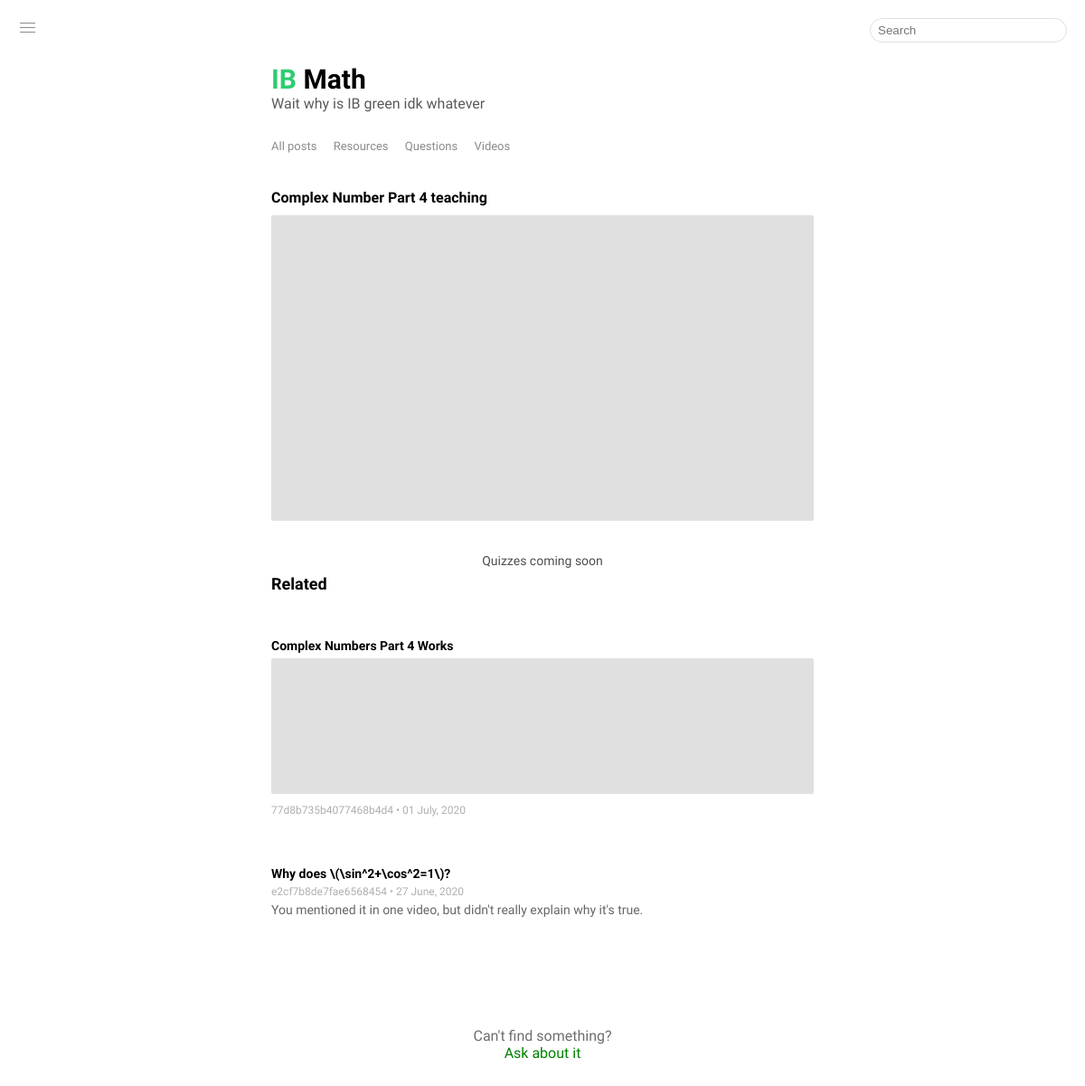
The app's page /page?id=11 with its own data.
### tables this page shows
CREATE TABLE posts (id INTEGER PRIMARY KEY, type text, title text, url text, user_content text, user_update text, admin_content text, admin_update text, location text, parent_post_id text, poster text);

### main.py (the view)
@app.route('/page')
def page():
  if request.args.get('query'):
    return render_template('index.html', location = 'All', posts = search(request))
  item = select_query("id='" + request.args['id'] + "'")[0]
  if item[1] == 'video':
    return render_template('video_page.html', item = item, location = 'page', posts = get_responses(item[0]))
  elif item[1] == 'question':
    return render_template('question_page.html', item = item, location = 'page', posts = get_responses(item[0]))
  elif item[1] == 'resource':
    return redirect(item[3])

### db_init.py (called while the page is built)
def get_responses(id):
  with sq.connect('Posts.db') as c:
    return c.execute('SELECT * FROM Posts WHERE parent_post_id=' + str(id)).fetchall()[::-1]

def select_query(q):
  with sq.connect('Posts.db') as c:
    if q == '':
      return select_all()
    return c.execute('SELECT * FROM posts WHERE ' + q).fetchall()[::-1]

### main.py (called while the page is built)
@app.context_processor
def override_url_for():
  return dict(url_for = dated_url_for)

def dated_url_for(endpoint, **vals):
  if endpoint == 'static':
    filename = vals.get('filename', None)
    if filename:
      file_path = os.path.join(app.root_path, endpoint, filename)
      vals['q'] = int(os.stat(file_path).st_mtime)
  return url_for(endpoint, **vals)

### templates/video_page.html
{% extends 'layout.html' %}
{% block content %}
  <div id = 'video-head'>
    {{item[2]}}
  </div>
  <iframe id = 'full-iframe' allowtransparency = 'true' frameBorder = '0' src = '{{item[3]}}' seamless allowfullscreen>Your device does not support this iframe</iframe>
  <div id = 'quiz-button'>Quizzes coming soon</div>
  <div class = 'page-title'>
    Related
  </div>
  {% for post in posts %}
    <a target = '_blank' class = 'post' href = '/page?id={{post[0]}}'>
      {% if post[1] == 'video' %}
        <div class = 'video-post'>
          {{post[2]}}
          <iframe allowtransparency = 'true' frameBorder = '0' src = '{{post[3]}}' seamless allowfullscreen>Your device does not support this iframe</iframe>
        </div>
      {% elif post[1] == 'question' %}
        <div class = 'question-post'>
          {{post[2]}}
        </div>
      {% elif post[1] == 'resource' %}
        <div class = 'resource-post'>
          {{post[2]}} <div class ='link-icon-holder'><div class="link icon"></div></div>
        </div>
      {% endif %}
      <div class = 'info'>
        {% if post[1] in ['resource', 'video'] %}
          <span class = 'user admin-username'>  {{post[-1]}}</span>
        {% else %}
          <span class = 'user'>  {{post[-1]}}</span>
        {% endif %}
        &bull; {{post[5]}}
      </div>
      <div class = 'description'>
        {% if post[4] == '' %}
        {% else %}
          {{post[4]}}
        {% endif %}
      </div>
    </a>
  {% endfor %}
{% endblock %}

### static/style.css (style rules this page uses)
body { margin: 0; background-color: white; //filter: invert(1); }
.post { font-size: 14px; padding: 0; //padding-left: 5px; //border-left: 3px solid rgb(214, 214, 214); //border-radius: 3px; //border: 1px solid black; }
.question-post, .resource-post { //border: 1px solid black; height: 20px; line-height: 20px; white-space: nowrap; }
.question-post, .video-post, .resource-post { margin-top: 50px; //30px; }
.question-post::first-line, .video-post::first-line, .resource-post::first-line { font-weight: 600; color: black; }
.question-post, .description, .resource-post { text-overflow: ellipsis; overflow: hidden; }
.description { color: rgb(102, 102, 102); line-height: 20px; max-height: 60px; }
.info { font-size: 12px; color: rgb(175, 175, 175); //color: rgb(150, 150, 150); margin: 3px 0 3px 0; }
iframe { border-radius: 2px; //margin: 5px 0 5px 0; margin: 6px 0 5px 0; width: 100%; background-color: rgb(224, 224, 224); }
a, a:hover, a:active, a:visited { text-decoration: none; }
.user { //color: rgb(130, 175, 132); //color:rgb(131, 204, 131); }
#full-iframe { width: 100%; height: 28.125vw; margin-top: 40px; }
#quiz-button { color: rgb(78, 78, 78); font-size: 14px; //border: 1px solid rgb(165, 165, 165); padding: 7px 10px 7px 10px; border-radius: 20px; display: inline-block; position: relative; left: 50%; transform: translateX(-50%); margin-top: 20px; }
#video-head { margin: 40px 0 -30px 0; font-weight: bold; animation: fade-in 0.2s; }
.admin-username { //color: rgb(78, 168, 78); }
.page-title { font-weight: bold; font-size: 18px; //margin-bottom: 10px; }

### records on screen
posts: title "Complex Number Part 4 teaching"
posts: title "Complex Numbers Part 4 Works", poster "77d8b735b4077468b4d4", user_update "01 July, 2020"
posts: title "Why does \\(\\sin^2+\\cos^2=1\\)?", poster "e2cf7b8de7fae6568454", user_update "27 June, 2020", user_content "You mentioned it in one video, but didn't really explain why it's true."

### other values on screen
{{ l }} "All posts" "Resources" "Questions" "Videos"
